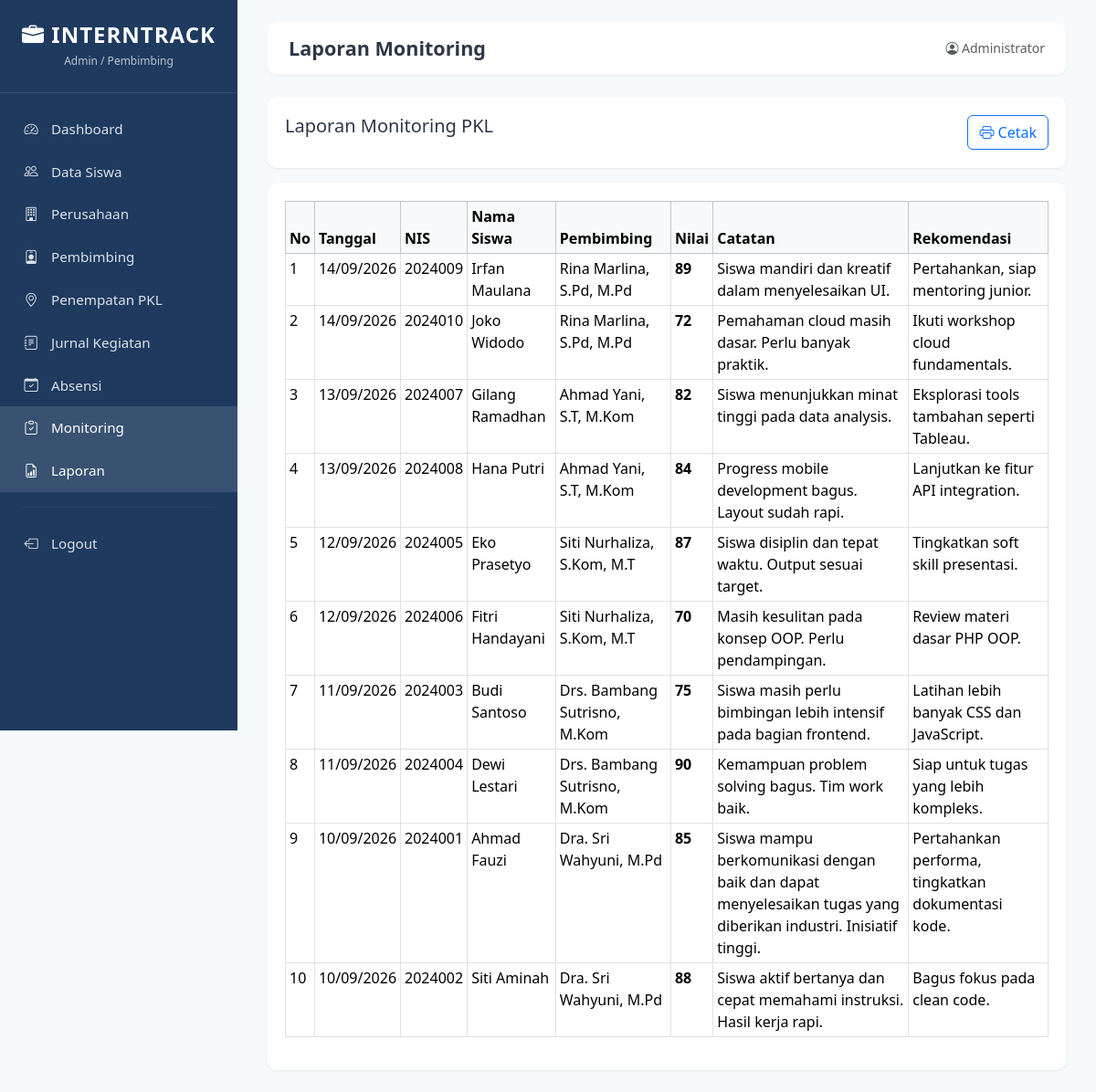
Page /laporan/monitoring.php (signed in) on the committed database.
### tables this page shows
CREATE TABLE monitoring (
    id INT AUTO_INCREMENT PRIMARY KEY,
    siswa_id INT NOT NULL,
    pembimbing_id INT NOT NULL,
    tanggal_monitoring DATE NOT NULL,
    catatan TEXT NOT NULL,
    nilai INT DEFAULT NULL,
    rekomendasi TEXT DEFAULT NULL,
    created_at TIMESTAMP DEFAULT CURRENT_TIMESTAMP,
    FOREIGN KEY (siswa_id) REFERENCES siswa(id) ON DELETE CASCADE,
    FOREIGN KEY (pembimbing_id) REFERENCES pembimbing(id) ON DELETE CASCADE
);

CREATE TABLE siswa (
    id INT AUTO_INCREMENT PRIMARY KEY,
    nis VARCHAR(20) NOT NULL UNIQUE,
    nama VARCHAR(100) NOT NULL,
    kelas VARCHAR(20) NOT NULL,
    jurusan VARCHAR(50) NOT NULL,
    no_hp VARCHAR(20) DEFAULT NULL,
    alamat TEXT DEFAULT NULL,
    created_at TIMESTAMP DEFAULT CURRENT_TIMESTAMP
);

CREATE TABLE pembimbing (
    id INT AUTO_INCREMENT PRIMARY KEY,
    nama VARCHAR(100) NOT NULL,
    nip VARCHAR(30) DEFAULT NULL,
    no_hp VARCHAR(20) DEFAULT NULL,
    email VARCHAR(100) DEFAULT NULL,
    created_at TIMESTAMP DEFAULT CURRENT_TIMESTAMP
);

### laporan/monitoring.php (the view, shortened to what this page needs)
<?php
require_once __DIR__ . '/../admin/includes/header.php';
$conn = getConnection();
$data = $conn->query("SELECT m.*, s.nis, s.nama siswa, pb.nama pembimbing FROM monitoring m JOIN siswa s ON m.siswa_id=s.id JOIN pembimbing pb ON m.pembimbing_id=pb.id ORDER BY m.tanggal_monitoring DESC");
?>
<div class="card-custom no-print mb-3">
    <div class="card-body d-flex justify-content-between">
        <h5 class="mb-0">Laporan Monitoring PKL</h5>
        <button onclick="window.print()" class="btn btn-outline-primary"><i class="bi bi-printer"></i> Cetak</button>
    </div>
</div>
<div class="card-custom"><div class="card-body">
    <table class="table table-bordered table-sm">
        <thead class="table-light"><tr><th>No</th><th>Tanggal</th><th>NIS</th><th>Nama Siswa</th><th>Pembimbing</th><th>Nilai</th><th>Catatan</th><th>Rekomendasi</th></tr></thead>
        <tbody>
        <?php $no=1; while($r=$data->fetch_assoc()): ?>
            <tr>
                <td><?= $no++ ?></td>
                <td><?= date('d/m/Y', strtotime($r['tanggal_monitoring'])) ?></td>
                <td><?= $r['nis'] ?></td>
                <td><?= htmlspecialchars($r['siswa']) ?></td>
                <td><?= htmlspecialchars($r['pembimbing']) ?></td>
                <td><strong><?= $r['nilai'] ?></strong></td>
                <td><?= htmlspecialchars($r['catatan']) ?></td>
                <td><?= htmlspecialchars($r['rekomendasi'] ?? '-') ?></td>
            </tr>
        <?php endwhile; ?>
        </tbody>
    </table>
</div></div>
<?php require_once __DIR__ . '/../admin/includes/footer.php'; ?>

### assets/css/style.css (style rules this page uses)
:root { --primary: #1e3a5f; --primary-light: #2c5282; --accent: #3182ce; --success: #38a169; --warning: #d69e2e; --danger: #e53e3e; --bg: #f7fafc; --text: #2d3748; --muted: #718096; }
* { box-sizing: border-box; margin: 0; padding: 0; }
body { font-family: 'Segoe UI', system-ui, sans-serif; background: var(--bg); color: var(--text); min-height: 100vh; }
.card-custom { background: #fff; border-radius: 12px; box-shadow: 0 1px 3px rgba(0,0,0,.08); overflow: hidden; }
.card-custom .card-body { padding: 1.25rem; }

### rows in the picture
monitoring: tanggal_monitoring "14/09/2026", siswa.nis "2024009", siswa.nama "Irfan Maulana", pembimbing.nama "Rina Marlina, S.Pd, M.Pd", nilai "89", catatan "Siswa mandiri dan kreatif dalam menyelesaikan UI.", rekomendasi "Pertahankan, siap mentoring junior."
monitoring: tanggal_monitoring "14/09/2026", siswa.nis "2024010", siswa.nama "Joko Widodo", pembimbing.nama "Rina Marlina, S.Pd, M.Pd", nilai "72", catatan "Pemahaman cloud masih dasar. Perlu banyak praktik.", rekomendasi "Ikuti workshop cloud fundamentals."
monitoring: tanggal_monitoring "13/09/2026", siswa.nis "2024007", siswa.nama "Gilang Ramadhan", pembimbing.nama "Ahmad Yani, S.T, M.Kom", nilai "82", catatan "Siswa menunjukkan minat tinggi pada data analysis.", rekomendasi "Eksplorasi tools tambahan seperti Tableau."
monitoring: tanggal_monitoring "13/09/2026", siswa.nis "2024008", siswa.nama "Hana Putri", pembimbing.nama "Ahmad Yani, S.T, M.Kom", nilai "84", catatan "Progress mobile development bagus. Layout sudah rapi.", rekomendasi "Lanjutkan ke fitur API integration."
monitoring: tanggal_monitoring "12/09/2026", siswa.nis "2024005", siswa.nama "Eko Prasetyo", pembimbing.nama "Siti Nurhaliza, S.Kom, M.T", nilai "87", catatan "Siswa disiplin dan tepat waktu. Output sesuai target.", rekomendasi "Tingkatkan soft skill presentasi."
monitoring: tanggal_monitoring "12/09/2026", siswa.nis "2024006", siswa.nama "Fitri Handayani", pembimbing.nama "Siti Nurhaliza, S.Kom, M.T", nilai "70", catatan "Masih kesulitan pada konsep OOP. Perlu pendampingan.", rekomendasi "Review materi dasar PHP OOP."
monitoring: tanggal_monitoring "11/09/2026", siswa.nis "2024003", siswa.nama "Budi Santoso", pembimbing.nama "Drs. Bambang Sutrisno, M.Kom", nilai "75", catatan "Siswa masih perlu bimbingan lebih intensif pada bagian frontend.", rekomendasi "Latihan lebih banyak CSS dan JavaScript."
monitoring: tanggal_monitoring "11/09/2026", siswa.nis "2024004", siswa.nama "Dewi Lestari", pembimbing.nama "Drs. Bambang Sutrisno, M.Kom", nilai "90", catatan "Kemampuan problem solving bagus. Tim work baik.", rekomendasi "Siap untuk tugas yang lebih kompleks."
monitoring: tanggal_monitoring "10/09/2026", siswa.nis "2024001", siswa.nama "Ahmad Fauzi", pembimbing.nama "Dra. Sri Wahyuni, M.Pd", nilai "85", catatan "Siswa mampu berkomunikasi dengan baik dan dapat menyelesaikan tugas yang diberikan industri. Inisiatif tinggi.", rekomendasi "Pertahankan performa, tingkatkan dokumentasi kode."
monitoring: tanggal_monitoring "10/09/2026", siswa.nis "2024002", siswa.nama "Siti Aminah", pembimbing.nama "Dra. Sri Wahyuni, M.Pd", nilai "88", catatan "Siswa aktif bertanya dan cepat memahami instruksi. Hasil kerja rapi.", rekomendasi "Bagus fokus pada clean code."

### other values in the picture
$page_title "Laporan Monitoring"
$user['nama'] "Administrator"
